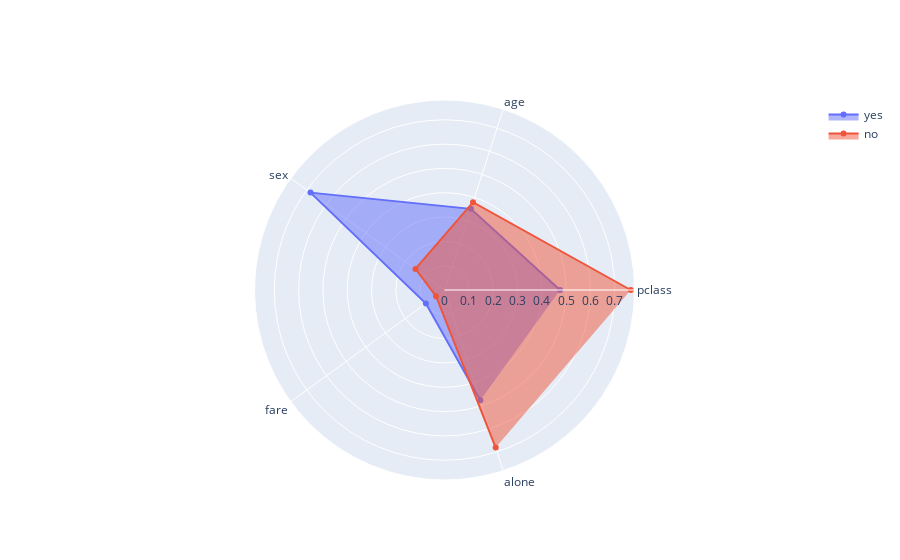

Notebook code for this chart:
### Markdown cell above
## Ejercicio 3c: Star Plots

### Code cell
# star plots para titanic
fig = ply.graph_objects.Figure( )
features = ["pclass", "age", "sex", "fare", "alone"]
for s in ['yes', 'no']:
    trace = ply.graph_objects.Scatterpolar(
        r=df_titanic_rescaled.loc[df_titanic_rescaled['alive'] == s, features].mean(),
        theta=features, 
        fill='toself', 
        name=s)
    fig.add_trace(trace)
# graficamos con plotly
fig.show()

### Figure 1 — Plotly figure (JSON) as saved in the notebook; plotly's stock layout.template omitted (floating-point values rounded to 4 significant figures)
{"data": [{"fill": "toself", "name": "yes", "r": [0.4751, 0.3509, 0.6813, 0.09446, 0.4766], "theta": ["pclass", "age", "sex", "fare", "alone"], "type": "scatterpolar"}, {"fill": "toself", "name": "no", "r": [0.7659, 0.3796, 0.1475, 0.04317, 0.6812], "theta": ["pclass", "age", "sex", "fare", "alone"], "type": "scatterpolar"}], "layout": {}}
